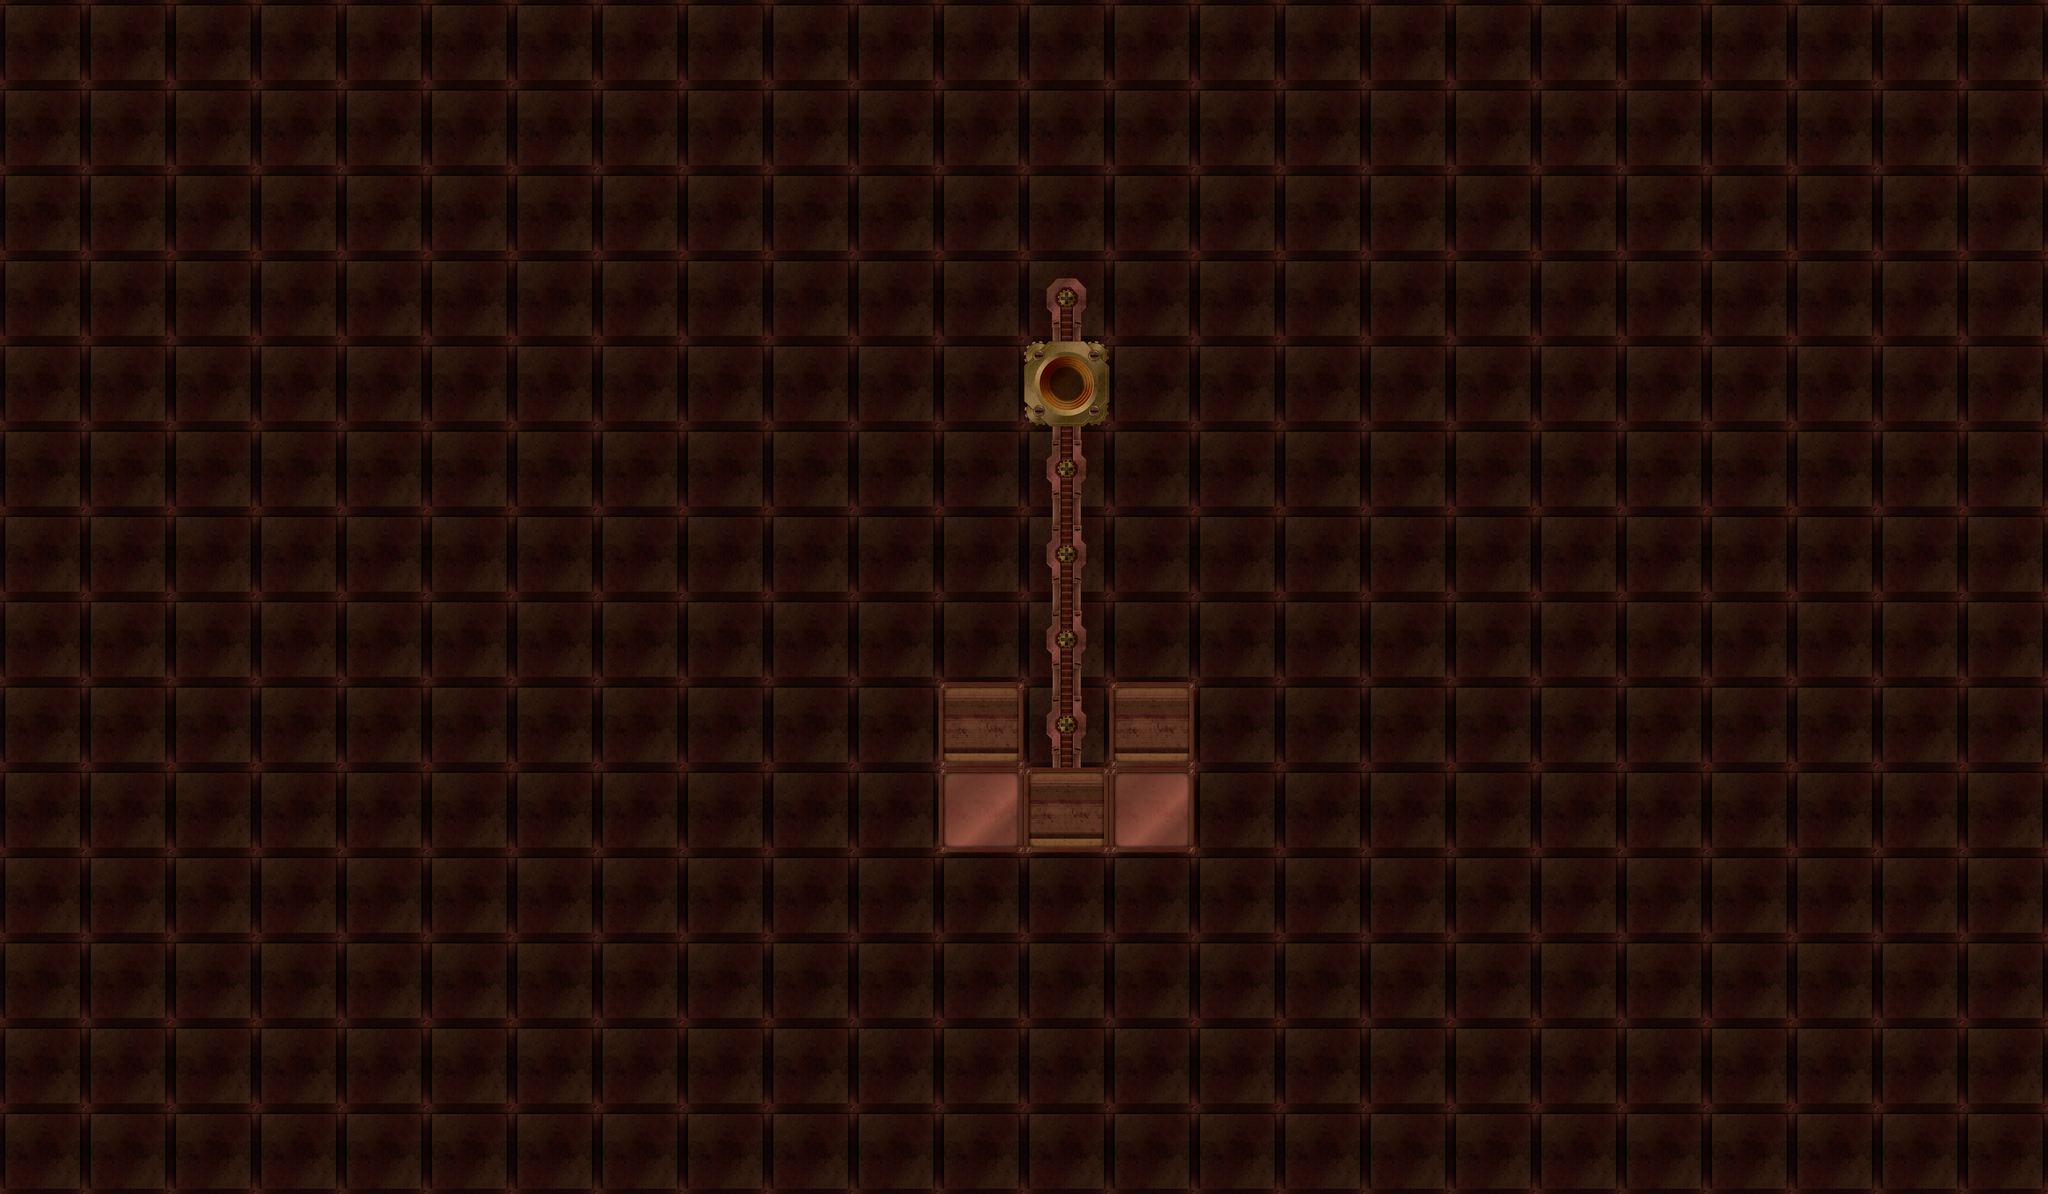

Tiled map render using the project's own tile images. Description and the map definition, with tile-layer contents summarised, below:
An orthogonal 24x14 tile map with 256x256 px tiles, 2 tile layers (Background, Room) and 5 objects (2x Light, Player, Block).

<map version="1.0" orientation="orthogonal" width="24" height="14" tilewidth="256" tileheight="256">
 <tileset firstgid="1" name="Ladu" tilewidth="256" tileheight="256">
  <image source="tiles.png" width="1280" height="1024" />
  <tile id="9">
   <properties>
    <property name="Goal" value="1" />
   </properties>
  </tile>
  <tile id="10">
   <properties>
    <property name="Obstacle" value="1" />
   </properties>
  </tile>
  <tile id="11">
   <properties>
    <property name="Obstacle" value="1" />
   </properties>
  </tile>
  <tile id="12">
   <properties>
    <property name="Obstacle" value="1" />
   </properties>
  </tile>
  <tile id="19">
   <properties>
    <property name="Obstacle" value="1" />
   </properties>
  </tile>
 </tileset>
 <layer name="Background" width="24" height="14">
  <data>[336 cells, 336 non-empty, 1 distinct tile ids]</data>
 </layer>
 <layer name="Room" width="24" height="14">
  <data>[336 cells, 24 non-empty, 6 distinct tile ids]</data>
 </layer>
 <objectgroup name="Objects" width="24" height="14">
  <object type="Player" gid="16" x="3072" y="2304" />
  <object type="Block" gid="14" x="3072" y="1792" />
  <object type="Light" x="2896" y="1846" width="94" height="102">
   <properties>
    <property name="Color" value="0.12, 0.70, 0.51, 0.9" />
    <property name="Falloff" value="0.2, 0.8, 16" />
    <property name="Z" value="0.2" />
   </properties>
  </object>
  <object x="2698" y="1535" width="58" />
  <object type="Light" x="3425" y="878" width="94" height="102">
   <properties>
    <property name="Color" value="0.12, 0.70, 0.51, 0.9" />
    <property name="Falloff" value="0.2, 0.8, 16" />
    <property name="Z" value="0.2" />
   </properties>
  </object>
 </objectgroup>
</map>